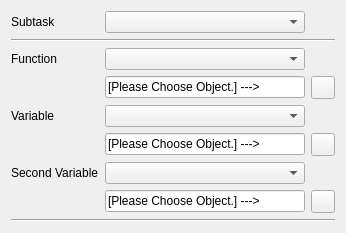
<?xml version="1.0" encoding="UTF-8"?>
<ui version="4.0">
<comment> Begin CVS Header </comment>
<comment>   $Source: /fs/turing/cvs/copasi_dev/copasi/UI/SensitivitiesWidget.ui,v $ </comment>
<comment>   $Revision: 1.5 $ </comment>
<comment>   $Name: Build-33 $ </comment>
<comment>   $Author: shoops $ </comment>
<comment>   $Date: 2009/08/11 15:49:24 $ </comment>
<comment> End CVS Header </comment>

<comment> Copyright (C) 2008 by Pedro Mendes, Virginia Tech Intellectual </comment>
<comment> Properties, Inc., EML Research, gGmbH, University of Heidelberg, </comment>
<comment> and The University of Manchester. </comment>
<comment> All rights reserved. </comment>

 <comment> All rights reserved. </comment>
 <class>SensitivitiesWidget</class>
 <widget class="TaskWidget" name="SensitivitiesWidget">
  <property name="geometry">
   <rect>
    <x>0</x>
    <y>0</y>
    <width>333</width>
    <height>223</height>
   </rect>
  </property>
  <layout class="QVBoxLayout" name="verticalLayout">
   <item>
    <layout class="QGridLayout" name="gridLayout">
     <item row="0" column="0">
      <widget class="QLabel" name="TextLabel1">
       <property name="sizePolicy">
        <sizepolicy hsizetype="Fixed" vsizetype="Fixed">
         <horstretch>0</horstretch>
         <verstretch>0</verstretch>
        </sizepolicy>
       </property>
       <property name="maximumSize">
        <size>
         <width>120</width>
         <height>16777215</height>
        </size>
       </property>
       <property name="text">
        <string>Subtask</string>
       </property>
      </widget>
     </item>
     <item row="0" column="1">
      <widget class="QComboBox" name="SubTaskChooser"/>
     </item>
     <item row="1" column="0" colspan="3">
      <widget class="Line" name="line">
       <property name="orientation">
        <enum>Qt::Horizontal</enum>
       </property>
      </widget>
     </item>
     <item row="2" column="0">
      <widget class="QLabel" name="TextLabel2">
       <property name="sizePolicy">
        <sizepolicy hsizetype="Fixed" vsizetype="Fixed">
         <horstretch>0</horstretch>
         <verstretch>0</verstretch>
        </sizepolicy>
       </property>
       <property name="maximumSize">
        <size>
         <width>120</width>
         <height>16777215</height>
        </size>
       </property>
       <property name="text">
        <string>Function</string>
       </property>
      </widget>
     </item>
     <item row="2" column="1">
      <widget class="SensWidgetComboBox" name="FunctionChooser">
       <property name="toolTip">
        <string>This specifies the set of target values for which&lt;br&gt;the sensitivities are to be calculated.</string>
       </property>
      </widget>
     </item>
     <item row="3" column="1">
      <widget class="QLineEdit" name="FunctionLineEdit">
       <property name="minimumSize">
        <size>
         <width>200</width>
         <height>0</height>
        </size>
       </property>
       <property name="text">
        <string>[Please Choose Object.] ---&gt;</string>
       </property>
      </widget>
     </item>
     <item row="3" column="2">
      <widget class="QToolButton" name="SingleFunctionChooser">
       <property name="toolTip">
        <string>If the target value of the sensitivities calculation is a single object &lt;br&gt;the object can be selected by clicking this button.</string>
       </property>
      </widget>
     </item>
     <item row="4" column="0">
      <widget class="QLabel" name="TextLabel3">
       <property name="sizePolicy">
        <sizepolicy hsizetype="Fixed" vsizetype="Fixed">
         <horstretch>0</horstretch>
         <verstretch>0</verstretch>
        </sizepolicy>
       </property>
       <property name="maximumSize">
        <size>
         <width>120</width>
         <height>16777215</height>
        </size>
       </property>
       <property name="text">
        <string>Variable</string>
       </property>
      </widget>
     </item>
     <item row="4" column="1">
      <widget class="SensWidgetComboBox" name="VariableChooser">
       <property name="toolTip">
        <string>This specifies a set of parameters. The sensitivities are calculated with respect to these parameters.</string>
       </property>
      </widget>
     </item>
     <item row="5" column="1">
      <widget class="QLineEdit" name="VariableLineEdit">
       <property name="sizePolicy">
        <sizepolicy hsizetype="Expanding" vsizetype="Fixed">
         <horstretch>0</horstretch>
         <verstretch>0</verstretch>
        </sizepolicy>
       </property>
       <property name="minimumSize">
        <size>
         <width>200</width>
         <height>0</height>
        </size>
       </property>
       <property name="text">
        <string>[Please Choose Object.] ---&gt;</string>
       </property>
      </widget>
     </item>
     <item row="5" column="2">
      <widget class="QToolButton" name="SingleVariableChooser"/>
     </item>
     <item row="6" column="0">
      <widget class="QLabel" name="TextLabel4">
       <property name="sizePolicy">
        <sizepolicy hsizetype="Fixed" vsizetype="Fixed">
         <horstretch>0</horstretch>
         <verstretch>0</verstretch>
        </sizepolicy>
       </property>
       <property name="maximumSize">
        <size>
         <width>120</width>
         <height>16777215</height>
        </size>
       </property>
       <property name="text">
        <string>Second Variable</string>
       </property>
      </widget>
     </item>
     <item row="6" column="1">
      <widget class="SensWidgetComboBox" name="Variable2Chooser">
       <property name="toolTip">
        <string>This specifies a second set of parameters. If this is set, second order sensitivities will be calculated.</string>
       </property>
      </widget>
     </item>
     <item row="7" column="1">
      <widget class="QLineEdit" name="Variable2LineEdit">
       <property name="minimumSize">
        <size>
         <width>200</width>
         <height>0</height>
        </size>
       </property>
       <property name="text">
        <string>[Please Choose Object.] ---&gt;</string>
       </property>
      </widget>
     </item>
     <item row="7" column="2">
      <widget class="QToolButton" name="SingleVariable2Chooser"/>
     </item>
     <item row="8" column="0" colspan="3">
      <widget class="Line" name="line_2">
       <property name="orientation">
        <enum>Qt::Horizontal</enum>
       </property>
      </widget>
     </item>
    </layout>
   </item>
  </layout>
 </widget>
 <customwidgets>
  <customwidget>
   <class>TaskWidget</class>
   <extends>QWidget</extends>
   <header>TaskWidget.h</header>
   <container>1</container>
  </customwidget>
  <customwidget>
   <class>SensWidgetComboBox</class>
   <extends>QComboBox</extends>
   <header>SensWidgetComboBox.h</header>
  </customwidget>
 </customwidgets>
 <resources/>
 <connections>
  <connection>
   <sender>SubTaskChooser</sender>
   <signal>activated(int)</signal>
   <receiver>SensitivitiesWidget</receiver>
   <slot>slotChooseSubTask(int)</slot>
   <hints>
    <hint type="sourcelabel">
     <x>266</x>
     <y>37</y>
    </hint>
    <hint type="destinationlabel">
     <x>153</x>
     <y>11</y>
    </hint>
   </hints>
  </connection>
  <connection>
   <sender>FunctionChooser</sender>
   <signal>activated(int)</signal>
   <receiver>SensitivitiesWidget</receiver>
   <slot>slotChooseFunction(int)</slot>
   <hints>
    <hint type="sourcelabel">
     <x>316</x>
     <y>86</y>
    </hint>
    <hint type="destinationlabel">
     <x>366</x>
     <y>93</y>
    </hint>
   </hints>
  </connection>
  <connection>
   <sender>VariableChooser</sender>
   <signal>activated(int)</signal>
   <receiver>SensitivitiesWidget</receiver>
   <slot>slotChooseVariable(int)</slot>
   <hints>
    <hint type="sourcelabel">
     <x>284</x>
     <y>157</y>
    </hint>
    <hint type="destinationlabel">
     <x>362</x>
     <y>168</y>
    </hint>
   </hints>
  </connection>
  <connection>
   <sender>Variable2Chooser</sender>
   <signal>activated(int)</signal>
   <receiver>SensitivitiesWidget</receiver>
   <slot>slotChooseSingleVariable2()</slot>
   <hints>
    <hint type="sourcelabel">
     <x>327</x>
     <y>223</y>
    </hint>
    <hint type="destinationlabel">
     <x>369</x>
     <y>230</y>
    </hint>
   </hints>
  </connection>
  <connection>
   <sender>SingleFunctionChooser</sender>
   <signal>clicked()</signal>
   <receiver>SensitivitiesWidget</receiver>
   <slot>slotChooseSingleFunction()</slot>
   <hints>
    <hint type="sourcelabel">
     <x>355</x>
     <y>101</y>
    </hint>
    <hint type="destinationlabel">
     <x>366</x>
     <y>31</y>
    </hint>
   </hints>
  </connection>
  <connection>
   <sender>SingleVariableChooser</sender>
   <signal>clicked()</signal>
   <receiver>SensitivitiesWidget</receiver>
   <slot>slotChooseSingleVariable()</slot>
   <hints>
    <hint type="sourcelabel">
     <x>352</x>
     <y>184</y>
    </hint>
    <hint type="destinationlabel">
     <x>373</x>
     <y>208</y>
    </hint>
   </hints>
  </connection>
  <connection>
   <sender>SingleVariable2Chooser</sender>
   <signal>clicked()</signal>
   <receiver>SensitivitiesWidget</receiver>
   <slot>slotChooseSingleVariable2()</slot>
   <hints>
    <hint type="sourcelabel">
     <x>344</x>
     <y>246</y>
    </hint>
    <hint type="destinationlabel">
     <x>371</x>
     <y>261</y>
    </hint>
   </hints>
  </connection>
 </connections>
 <slots>
  <slot>slotChooseSingleFunction()</slot>
  <slot>slotChooseSingleVariable()</slot>
  <slot>slotChooseSingleVariable2()</slot>
  <slot>slotChooseSubTask(int)</slot>
  <slot>slotChooseFunction(int)</slot>
  <slot>slotChooseVariable(int)</slot>
  <slot>slotChooseVariable2(int)</slot>
 </slots>
</ui>
